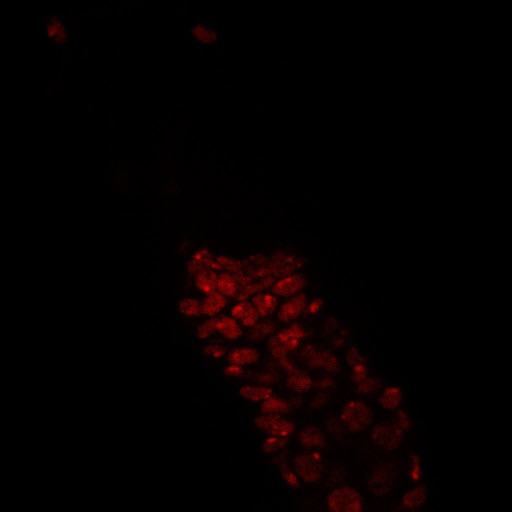
#> input picture 1.jpg, 1024 x 1024 px (shown at 1/2 size); its folder holds only this picture in this run
$ python -i CellDetectionImage.py   (imports and definitions only)   (older library calls are emulated)
#> lines starting #> are read from the running program, lines starting #| are printed output that depends on the picture
### psrGrayHistogram.py

def psrGrayHistogram(im):

    Lin, Col= im.shape
    H = []
    for i in range(256):
        H.append(0)
    for y in range(Lin):
        for x in range(Col):
            H[im[y, x]] = H[im[y, x]] + 1

    # normalization
    soma = sum(H)
    size = len(H)
    for i in range(size):
        H[i] = H[i] / soma

    # print(H)

    return H

### CellDetectionImage.py
import cv2
import numpy as np
from psrGrayHistogram import psrGrayHistogram
from lplFirefly import lplFirefly
from psrMultiLimiarizacao import psrMultiLimiarizacao
from lplLevelset_ivc2013 import lpllevelset_ivc2013
import random


# [12 lines left out: function histeq, not called in this run]


def CellDetectionImage(im0):
    # conversion to grayscale
    im1 = cv2.cvtColor(im0, cv2.COLOR_BGR2GRAY)

    #print(np.unique(im1))
    #mostra(im1)
    #im1 = im0

    # global histogrammic equalization
    im1 = lplHisteq(im1)

    # [9 lines of commented-out code are left out]
    H = psrGrayHistogram(im1)
    H = np.around(H, decimals=4)

    # H = cv2.equalizeHist(im1)
    # get the parameters in file
    f = open("parameters firefly", "r")
    n = int(f.readline())
    d = int(f.readline())
    gamma = float(f.readline())
    alpha = float(f.readline())
    beta = float(f.readline())
    maxGeneration = int(f.readline())
    f.close()

    # binary segmentation with firefly
    bests = lplFirefly(n, d, gamma, alpha, beta, maxGeneration, H)
    #bests = [211, 225, 250]

    # print(bests)

    # multisegmentation
    im2 = psrMultiLimiarizacao(im1, bests)

    #print(np.unique(im1))

    # print(np.unique(im2))

    #todo diferent
    # 3x binary dilation
    #im2 = ndimage.binary_dilation(im2)
    im2[im2 > 0] = 255
    kernel = np.ones((3, 3), np.uint8)
    im2 = cv2.dilate(im2, kernel, iterations=3)

    # print(np.unique(im2))

    # get only the largest region = region of interest
    ret, thresh = cv2.threshold(im2, 128, 255, 0)
    contours, _ = cv2.findContours(thresh.copy(), cv2.RETR_LIST, cv2.CHAIN_APPROX_NONE)

    idx = 0
    for i in range(1, len(contours)):
        if len(contours[idx]) < len(contours[i]):
            idx = i

    # separates only the region of interest
    lin, col = im2.shape
    im3 = np.zeros([lin, col], dtype=np.uint8)

    #TODO configure set bigger region
    im3 = cv2.drawContours(im3, contours, idx, 1, -1)

    #print(np.unique(im3))

    #mostra(im3*255)

    # histogram in the region of interest
    im4 = histLocalEq(im3, im0)

    #im4 = cv2.imread("histogramaLocal.png", 0)

    # level-set in the region of interest

    im5, _, _ = lpllevelset_ivc2013(im4)

    # normalization
    maior = im5.max()
    menor = im5.min()
    im5 = 255 - (((im5 - menor) / (maior - menor)) * 255)

    # binarization of the regions of interest
    im5[im5 < 128] = 0
    im5[im5 >= 128] = 255

    im5 = im5.astype(np.uint8)

    # random colorization of the regions of interest
    im_out = individualregioncolor(im5)


    return im_out


# [26 lines left out: functions unique, mostra, not called in this run]


def maxmax(image):
    print(max([valor for linha in image for valor in linha]))


def lplHisteq(im1):
    H = psrGrayHistogram(im1)

    for i in range(255):
        H[i+1] = H[i+1] + H[i]

    lin, col = im1.shape

    imeq = im1

    for y in range(lin):
        for x in range(col):
            imeq[y, x] = round(H[im1[y, x]]*255)

    return imeq


# [48 lines left out: functions individualregioncolor, histLocalEq, not called in this run]

>>> import cv2
>>> picture = cv2.imread('1.jpg')
#> picture is the input picture: shape (1024, 1024, 3); mean B, G, R 0.3, 0.3, 5.4
>>> result = CellDetectionImage(picture)
#> in CellDetectionImage, `im1 = cv2.cvtColor(im0, cv2.COLOR_BGR2GRAY)`:
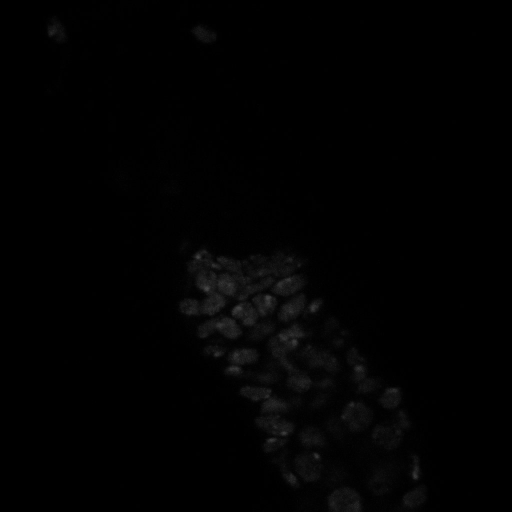
#> im1: shape (1024, 1024) (shown at 1/2 size); min 0, max 82, mean 1.8
#> after the loop in psrGrayHistogram, `for y in range(Lin):`: H = 256 values, max 789589 at index 0, min 0 at index 75, mean 4096
#> in psrGrayHistogram, `soma = sum(H)`: soma = 1048576
#> in psrGrayHistogram, `size = len(H)`: size = 256
#> after the loop in psrGrayHistogram, `for i in range(size):`: H = 256 values, max 0.753 at index 0, min 0 at index 75, mean 0.00391
#> after the loop in lplHisteq, `for i in range(255):`: H = 256 values from 0.753 to 1
#> after the loop in lplHisteq, `for y in range(lin):`:
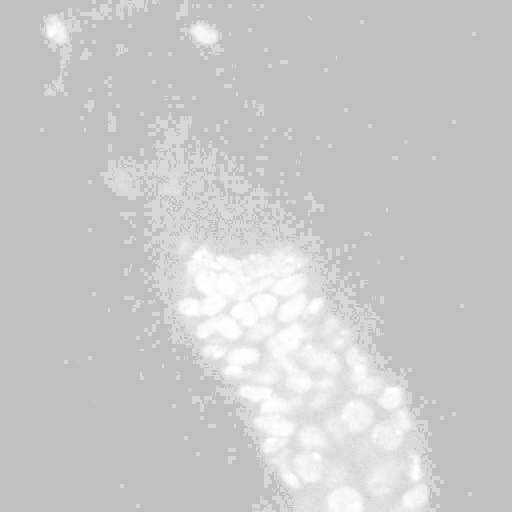
#> imeq: shape (1024, 1024) (shown at 1/2 size); min 192, max 255, mean 201
#> in CellDetectionImage, `H = psrGrayHistogram(im1)`: H = 256 values, max 0.753 at index 192, min 0 at index 0, mean 0.00391
#> (the run stopped early here; a loop or call above may not have finished)

$ run again, on 10.jpg
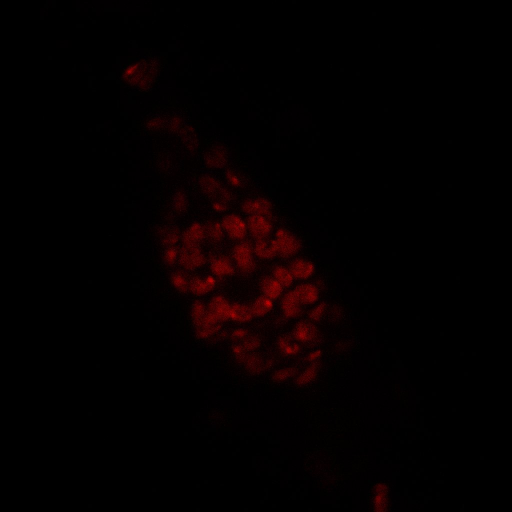
#> input picture 10.jpg, 1024 x 1024 px (shown at 1/2 size)
#> picture is the input picture: shape (1024, 1024, 3); mean B, G, R 0.3, 0.2, 4.5
#> in CellDetectionImage, `im1 = cv2.cvtColor(im0, cv2.COLOR_BGR2GRAY)`:
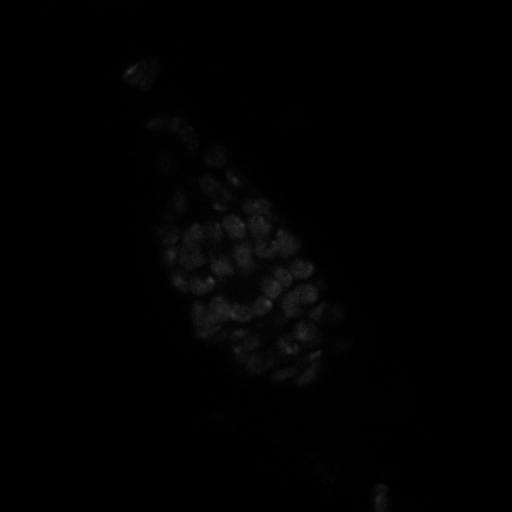
#> im1: shape (1024, 1024) (shown at 1/2 size); min 0, max 66, mean 1.5
#> after the loop in psrGrayHistogram, `for y in range(Lin):`: H = 256 values, max 779066 at index 0, min 0 at index 67, mean 4096
#> soma = 1048576
#> size = 256
#> after the loop in psrGrayHistogram, `for i in range(size):`: H = 256 values, max 0.743 at index 0, min 0 at index 67, mean 0.00391
#> after the loop in lplHisteq, `for i in range(255):`: H = 256 values from 0.743 to 1
#> after the loop in lplHisteq, `for y in range(lin):`:
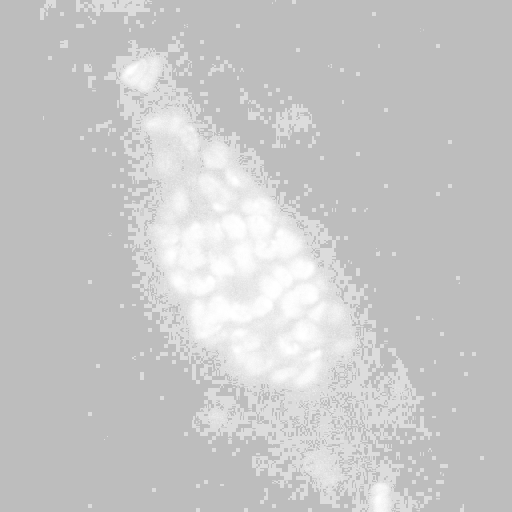
#> imeq: shape (1024, 1024) (shown at 1/2 size); min 189, max 255, mean 199.5
#> in CellDetectionImage, `H = psrGrayHistogram(im1)`: H = 256 values, max 0.743 at index 189, min 0 at index 0, mean 0.00391
